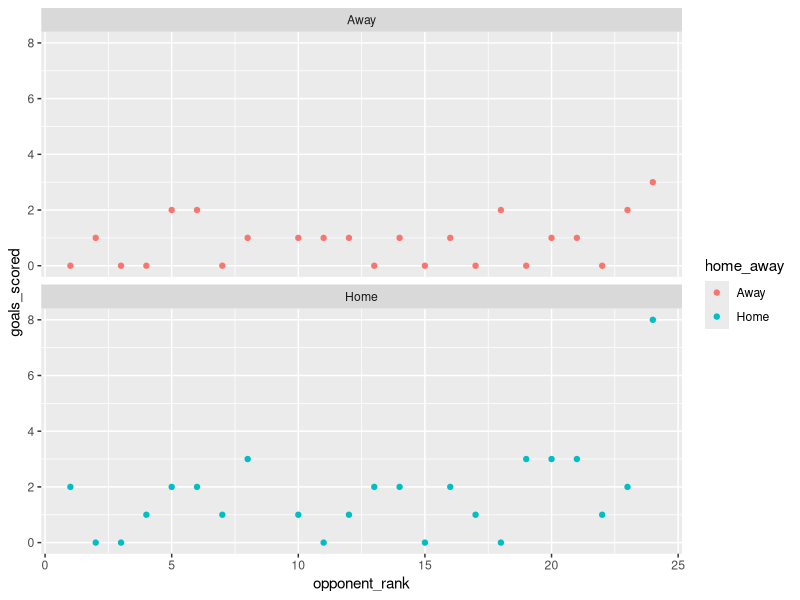

R code for this plot: (Note: this script raises an error after producing the figure.)
library('tidyverse')

matches <- read.csv('./data/ashford_matches.csv')

# Color the plots by home and away. Now we can try and compare the home pefomance against
# the away performance.

plot <- ggplot2::ggplot(data=matches) +
  ggplot2::geom_point(mapping = aes(x=opponent_rank, y=goals_scored, color=home_away)) +
  ggplot2::facet_wrap(~ home_away, nrow=2)
ggplot2::ggsave(plot=plot, filename='rank_against_scored.png', path='./outputs/week_2/matches')

plot <- ggplot2::ggplot(data=matches) +
  ggplot2::geom_point(mapping = aes(x=opponent_rank, y=goals_conceded, color=home_away)) +
  ggplot2::facet_wrap(~ home_away, nrow=2)
ggplot2::ggsave(plot=plot, filename='rank_against_conceded.png', path='./outputs/week_2/matches')

# See how position number
plot <- ggplot2::ggplot(data = matches) +
  ggplot2::geom_bar(mapping = aes(goals_conceded, fill=home_away))
ggplot2::ggsave(plot, filename = 'bar_conceded.png', path = './outputs/week_2/matches')
